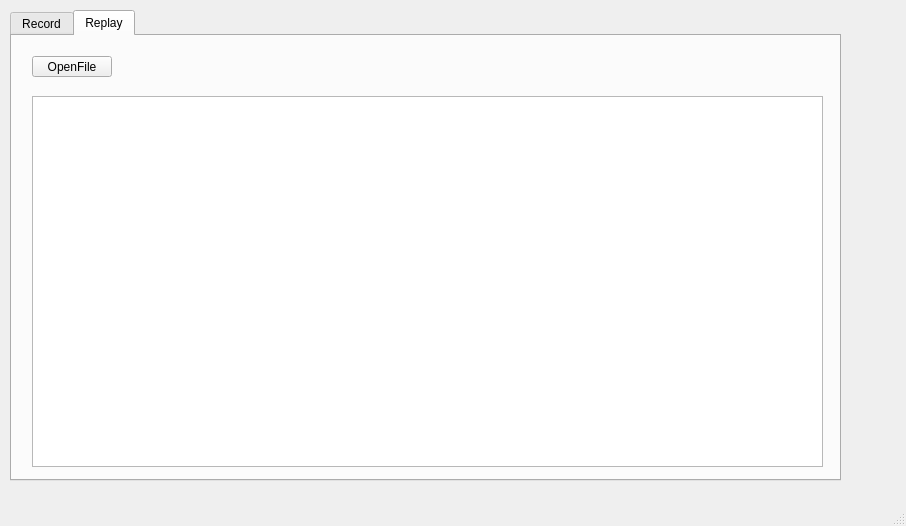
<?xml version="1.0" encoding="UTF-8"?>
<ui version="4.0">
 <class>MainWindow</class>
 <widget class="QMainWindow" name="MainWindow">
  <property name="geometry">
   <rect>
    <x>0</x>
    <y>0</y>
    <width>906</width>
    <height>526</height>
   </rect>
  </property>
  <property name="windowTitle">
   <string>MainWindow</string>
  </property>
  <widget class="QWidget" name="centralWidget">
   <widget class="QTabWidget" name="tabWidget">
    <property name="geometry">
     <rect>
      <x>10</x>
      <y>10</y>
      <width>831</width>
      <height>471</height>
     </rect>
    </property>
    <property name="currentIndex">
     <number>1</number>
    </property>
    <widget class="QWidget" name="tab">
     <attribute name="title">
      <string>Record</string>
     </attribute>
     <widget class="QListWidget" name="listWidget">
      <property name="geometry">
       <rect>
        <x>10</x>
        <y>10</y>
        <width>311</width>
        <height>231</height>
       </rect>
      </property>
     </widget>
    </widget>
    <widget class="QWidget" name="tab_2">
     <attribute name="title">
      <string>Replay</string>
     </attribute>
     <widget class="QPushButton" name="pushButton">
      <property name="geometry">
       <rect>
        <x>20</x>
        <y>20</y>
        <width>80</width>
        <height>21</height>
       </rect>
      </property>
      <property name="text">
       <string>OpenFile</string>
      </property>
     </widget>
     <widget class="QListWidget" name="listWidget_2">
      <property name="geometry">
       <rect>
        <x>20</x>
        <y>60</y>
        <width>791</width>
        <height>371</height>
       </rect>
      </property>
     </widget>
    </widget>
   </widget>
  </widget>
  <widget class="QMenuBar" name="menuBar">
   <property name="geometry">
    <rect>
     <x>0</x>
     <y>0</y>
     <width>906</width>
     <height>20</height>
    </rect>
   </property>
  </widget>
  <widget class="QStatusBar" name="statusBar"/>
 </widget>
 <layoutdefault spacing="6" margin="11"/>
 <resources/>
 <connections/>
</ui>
